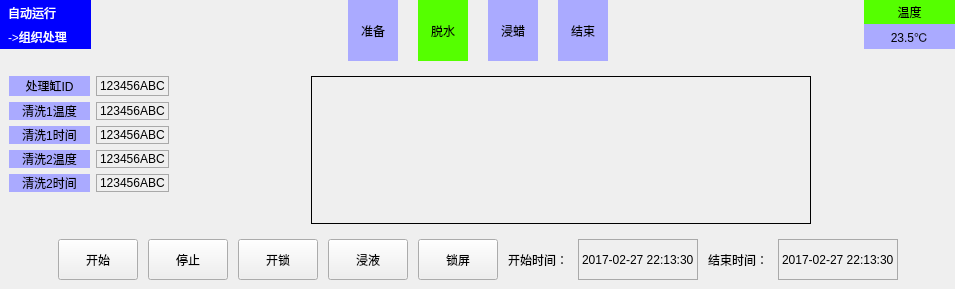
           <widget class="QWidget" name="page_TissueHandle">
            <layout class="QVBoxLayout" name="verticalLayout_4">
             <property name="leftMargin">
              <number>0</number>
             </property>
             <property name="topMargin">
              <number>0</number>
             </property>
             <property name="rightMargin">
              <number>0</number>
             </property>
             <property name="bottomMargin">
              <number>9</number>
             </property>
             <item>
              <widget class="QWidget" name="widget_2_Top" native="true">
               <property name="minimumSize">
                <size>
                 <width>0</width>
                 <height>61</height>
                </size>
               </property>
               <property name="maximumSize">
                <size>
                 <width>16777215</width>
                 <height>61</height>
                </size>
               </property>
               <layout class="QGridLayout" name="gridLayout_9">
                <property name="leftMargin">
                 <number>0</number>
                </property>
                <property name="topMargin">
                 <number>0</number>
                </property>
                <property name="rightMargin">
                 <number>0</number>
                </property>
                <property name="bottomMargin">
                 <number>0</number>
                </property>
                <property name="horizontalSpacing">
                 <number>20</number>
                </property>
                <item row="0" column="1">
                 <spacer name="horizontalSpacer_3">
                  <property name="orientation">
                   <enum>Qt::Horizontal</enum>
                  </property>
                  <property name="sizeHint" stdset="0">
                   <size>
                    <width>216</width>
                    <height>20</height>
                   </size>
                  </property>
                 </spacer>
                </item>
                <item row="0" column="2" rowspan="2">
                 <widget class="QLabel" name="label_10">
                  <property name="minimumSize">
                   <size>
                    <width>50</width>
                    <height>60</height>
                   </size>
                  </property>
                  <property name="styleSheet">
                   <string notr="true">background-color: rgb(170, 170, 255);</string>
                  </property>
                  <property name="text">
                   <string>准备</string>
                  </property>
                  <property name="alignment">
                   <set>Qt::AlignCenter</set>
                  </property>
                 </widget>
                </item>
                <item row="0" column="4" rowspan="2">
                 <widget class="QLabel" name="label_8">
                  <property name="minimumSize">
                   <size>
                    <width>50</width>
                    <height>60</height>
                   </size>
                  </property>
                  <property name="styleSheet">
                   <string notr="true">background-color: rgb(170, 170, 255);</string>
                  </property>
                  <property name="text">
                   <string>浸蜡</string>
                  </property>
                  <property name="alignment">
                   <set>Qt::AlignCenter</set>
                  </property>
                 </widget>
                </item>
                <item row="0" column="5" rowspan="2">
                 <widget class="QLabel" name="label_9">
                  <property name="minimumSize">
                   <size>
                    <width>50</width>
                    <height>60</height>
                   </size>
                  </property>
                  <property name="styleSheet">
                   <string notr="true">background-color: rgb(170, 170, 255);</string>
                  </property>
                  <property name="text">
                   <string>结束</string>
                  </property>
                  <property name="alignment">
                   <set>Qt::AlignCenter</set>
                  </property>
                 </widget>
                </item>
                <item row="0" column="6" rowspan="2">
                 <spacer name="horizontalSpacer_4">
                  <property name="orientation">
                   <enum>Qt::Horizontal</enum>
                  </property>
                  <property name="sizeHint" stdset="0">
                   <size>
                    <width>216</width>
                    <height>20</height>
                   </size>
                  </property>
                 </spacer>
                </item>
                <item row="0" column="0">
                 <widget class="QWidget" name="widget_16" native="true">
                  <property name="minimumSize">
                   <size>
                    <width>91</width>
                    <height>41</height>
                   </size>
                  </property>
                  <layout class="QVBoxLayout" name="verticalLayout_2">
                   <property name="spacing">
                    <number>0</number>
                   </property>
                   <property name="leftMargin">
                    <number>0</number>
                   </property>
                   <property name="topMargin">
                    <number>0</number>
                   </property>
                   <property name="rightMargin">
                    <number>0</number>
                   </property>
                   <property name="bottomMargin">
                    <number>0</number>
                   </property>
                   <item>
                    <widget class="QLabel" name="label">
                     <property name="styleSheet">
                      <string notr="true">color:white;
background-color:blue;
padding:1px 1px 1px 5px;</string>
                     </property>
                     <property name="text">
                      <string>自动运行</string>
                     </property>
                    </widget>
                   </item>
                   <item>
                    <widget class="QLabel" name="label_4">
                     <property name="styleSheet">
                      <string notr="true">color:white;
background-color:blue;
padding:1px 1px 1px 5px;</string>
                     </property>
                     <property name="text">
                      <string>-&gt;组织处理</string>
                     </property>
                    </widget>
                   </item>
                  </layout>
                 </widget>
                </item>
                <item row="0" column="3" rowspan="2">
                 <widget class="QWidget" name="widget_4" native="true">
                  <layout class="QGridLayout" name="gridLayout_6">
                   <property name="leftMargin">
                    <number>0</number>
                   </property>
                   <property name="topMargin">
                    <number>0</number>
                   </property>
                   <property name="rightMargin">
                    <number>0</number>
                   </property>
                   <property name="bottomMargin">
                    <number>0</number>
                   </property>
                   <property name="spacing">
                    <number>0</number>
                   </property>
                   <item row="0" column="0">
                    <widget class="QLabel" name="label_5">
                     <property name="minimumSize">
                      <size>
                       <width>50</width>
                       <height>60</height>
                      </size>
                     </property>
                     <property name="styleSheet">
                      <string notr="true">background-color: rgb(85, 255, 0);</string>
                     </property>
                     <property name="text">
                      <string>脱水</string>
                     </property>
                     <property name="alignment">
                      <set>Qt::AlignCenter</set>
                     </property>
                    </widget>
                   </item>
                  </layout>
                 </widget>
                </item>
                <item row="0" column="7">
                 <widget class="QWidget" name="widget_5" native="true">
                  <property name="minimumSize">
                   <size>
                    <width>91</width>
                    <height>49</height>
                   </size>
                  </property>
                  <layout class="QVBoxLayout" name="verticalLayout_3">
                   <property name="spacing">
                    <number>0</number>
                   </property>
                   <property name="leftMargin">
                    <number>0</number>
                   </property>
                   <property name="topMargin">
                    <number>0</number>
                   </property>
                   <property name="rightMargin">
                    <number>0</number>
                   </property>
                   <property name="bottomMargin">
                    <number>0</number>
                   </property>
                   <item>
                    <widget class="QLabel" name="label_11">
                     <property name="styleSheet">
                      <string notr="true">background-color: rgb(85, 255, 0);</string>
                     </property>
                     <property name="text">
                      <string>温度</string>
                     </property>
                     <property name="alignment">
                      <set>Qt::AlignCenter</set>
                     </property>
                    </widget>
                   </item>
                   <item>
                    <widget class="QLabel" name="label_12">
                     <property name="sizePolicy">
                      <sizepolicy hsizetype="Preferred" vsizetype="Preferred">
                       <horstretch>0</horstretch>
                       <verstretch>0</verstretch>
                      </sizepolicy>
                     </property>
                     <property name="minimumSize">
                      <size>
                       <width>0</width>
                       <height>25</height>
                      </size>
                     </property>
                     <property name="styleSheet">
                      <string notr="true">background-color: rgb(170, 170, 255);
</string>
                     </property>
                     <property name="text">
                      <string>23.5℃</string>
                     </property>
                     <property name="alignment">
                      <set>Qt::AlignCenter</set>
                     </property>
                    </widget>
                   </item>
                  </layout>
                 </widget>
                </item>
                <item row="1" column="0">
                 <spacer name="verticalSpacer">
                  <property name="orientation">
                   <enum>Qt::Vertical</enum>
                  </property>
                  <property name="sizeHint" stdset="0">
                   <size>
                    <width>20</width>
                    <height>3</height>
                   </size>
                  </property>
                 </spacer>
                </item>
                <item row="1" column="7">
                 <spacer name="verticalSpacer_2">
                  <property name="orientation">
                   <enum>Qt::Vertical</enum>
                  </property>
                  <property name="sizeHint" stdset="0">
                   <size>
                    <width>20</width>
                    <height>3</height>
                   </size>
                  </property>
                 </spacer>
                </item>
               </layout>
              </widget>
             </item>
             <item>
              <widget class="QWidget" name="widget_14" native="true">
               <layout class="QGridLayout" name="gridLayout_8">
                <item row="0" column="3" rowspan="7">
                 <widget class="QCustomPlot" name="qCustomPlot1" native="true">
                  <property name="minimumSize">
                   <size>
                    <width>500</width>
                    <height>0</height>
                   </size>
                  </property>
                  <property name="styleSheet">
                   <string notr="true">border: 1px solid black;</string>
                  </property>
                 </widget>
                </item>
                <item row="2" column="1">
                 <widget class="QLabel" name="label_20">
                  <property name="maximumSize">
                   <size>
                    <width>81</width>
                    <height>31</height>
                   </size>
                  </property>
                  <property name="styleSheet">
                   <string notr="true">border:1px solid darkgray;</string>
                  </property>
                  <property name="text">
                   <string>123456ABC</string>
                  </property>
                 </widget>
                </item>
                <item row="3" column="0">
                 <widget class="QLabel" name="label_16">
                  <property name="maximumSize">
                   <size>
                    <width>81</width>
                    <height>31</height>
                   </size>
                  </property>
                  <property name="styleSheet">
                   <string notr="true">background-color: rgb(170, 170, 255);</string>
                  </property>
                  <property name="text">
                   <string>清洗2温度</string>
                  </property>
                  <property name="alignment">
                   <set>Qt::AlignCenter</set>
                  </property>
                 </widget>
                </item>
                <item row="3" column="1">
                 <widget class="QLabel" name="label_21">
                  <property name="maximumSize">
                   <size>
                    <width>81</width>
                    <height>31</height>
                   </size>
                  </property>
                  <property name="styleSheet">
                   <string notr="true">border:1px solid darkgray;</string>
                  </property>
                  <property name="text">
                   <string>123456ABC</string>
                  </property>
                 </widget>
                </item>
                <item row="4" column="0">
                 <widget class="QLabel" name="label_17">
                  <property name="maximumSize">
                   <size>
                    <width>81</width>
                    <height>31</height>
                   </size>
                  </property>
                  <property name="styleSheet">
                   <string notr="true">background-color: rgb(170, 170, 255);</string>
                  </property>
                  <property name="text">
                   <string>清洗2时间</string>
                  </property>
                  <property name="alignment">
                   <set>Qt::AlignCenter</set>
                  </property>
                 </widget>
                </item>
                <item row="4" column="1">
                 <widget class="QLabel" name="label_22">
                  <property name="maximumSize">
                   <size>
                    <width>81</width>
                    <height>31</height>
                   </size>
                  </property>
                  <property name="styleSheet">
                   <string notr="true">border:1px solid darkgray;</string>
                  </property>
                  <property name="text">
                   <string>123456ABC</string>
                  </property>
                 </widget>
                </item>
                <item row="0" column="0">
                 <widget class="QLabel" name="label_13">
                  <property name="minimumSize">
                   <size>
                    <width>81</width>
                    <height>0</height>
                   </size>
                  </property>
                  <property name="maximumSize">
                   <size>
                    <width>81</width>
                    <height>31</height>
                   </size>
                  </property>
                  <property name="styleSheet">
                   <string notr="true">background-color: rgb(170, 170, 255);</string>
                  </property>
                  <property name="text">
                   <string>处理缸ID</string>
                  </property>
                  <property name="alignment">
                   <set>Qt::AlignCenter</set>
                  </property>
                 </widget>
                </item>
                <item row="0" column="1">
                 <widget class="QLabel" name="label_18">
                  <property name="maximumSize">
                   <size>
                    <width>81</width>
                    <height>31</height>
                   </size>
                  </property>
                  <property name="styleSheet">
                   <string notr="true">border:1px solid darkgray;</string>
                  </property>
                  <property name="text">
                   <string>123456ABC</string>
                  </property>
                 </widget>
                </item>
                <item row="1" column="0">
                 <widget class="QLabel" name="label_14">
                  <property name="maximumSize">
                   <size>
                    <width>81</width>
                    <height>31</height>
                   </size>
                  </property>
                  <property name="styleSheet">
                   <string notr="true">background-color: rgb(170, 170, 255);</string>
                  </property>
                  <property name="text">
                   <string>清洗1温度</string>
                  </property>
                  <property name="alignment">
                   <set>Qt::AlignCenter</set>
                  </property>
                 </widget>
                </item>
                <item row="1" column="1">
                 <widget class="QLabel" name="label_19">
                  <property name="maximumSize">
                   <size>
                    <width>81</width>
                    <height>31</height>
                   </size>
                  </property>
                  <property name="styleSheet">
                   <string notr="true">border:1px solid darkgray;</string>
                  </property>
                  <property name="text">
                   <string>123456ABC</string>
                  </property>
                 </widget>
                </item>
                <item row="2" column="0">
                 <widget class="QLabel" name="label_15">
                  <property name="maximumSize">
                   <size>
                    <width>81</width>
                    <height>31</height>
                   </size>
                  </property>
                  <property name="styleSheet">
                   <string notr="true">background-color: rgb(170, 170, 255);</string>
                  </property>
                  <property name="text">
                   <string>清洗1时间</string>
                  </property>
                  <property name="alignment">
                   <set>Qt::AlignCenter</set>
                  </property>
                 </widget>
                </item>
                <item row="5" column="2">
                 <spacer name="horizontalSpacer_5">
                  <property name="orientation">
                   <enum>Qt::Horizontal</enum>
                  </property>
                  <property name="sizeHint" stdset="0">
                   <size>
                    <width>40</width>
                    <height>20</height>
                   </size>
                  </property>
                 </spacer>
                </item>
                <item row="0" column="4">
                 <spacer name="horizontalSpacer_6">
                  <property name="orientation">
                   <enum>Qt::Horizontal</enum>
                  </property>
                  <property name="sizeHint" stdset="0">
                   <size>
                    <width>40</width>
                    <height>20</height>
                   </size>
                  </property>
                 </spacer>
                </item>
               </layout>
              </widget>
             </item>
             <item>
              <widget class="QWidget" name="widget_15" native="true">
               <property name="minimumSize">
                <size>
                 <width>0</width>
                 <height>41</height>
                </size>
               </property>
               <property name="maximumSize">
                <size>
                 <width>16777215</width>
                 <height>41</height>
                </size>
               </property>
               <layout class="QHBoxLayout" name="horizontalLayout_3">
                <property name="spacing">
                 <number>10</number>
                </property>
                <property name="leftMargin">
                 <number>0</number>
                </property>
                <property name="topMargin">
                 <number>0</number>
                </property>
                <property name="rightMargin">
                 <number>0</number>
                </property>
                <property name="bottomMargin">
                 <number>0</number>
                </property>
                <item>
                 <spacer name="horizontalSpacer">
                  <property name="orientation">
                   <enum>Qt::Horizontal</enum>
                  </property>
                  <property name="sizeHint" stdset="0">
                   <size>
                    <width>58</width>
                    <height>20</height>
                   </size>
                  </property>
                 </spacer>
                </item>
                <item>
                 <widget class="QPushButton" name="pushButton">
                  <property name="sizePolicy">
                   <sizepolicy hsizetype="Preferred" vsizetype="Preferred">
                    <horstretch>0</horstretch>
                    <verstretch>0</verstretch>
                   </sizepolicy>
                  </property>
                  <property name="minimumSize">
                   <size>
                    <width>75</width>
                    <height>0</height>
                   </size>
                  </property>
                  <property name="text">
                   <string>开始</string>
                  </property>
                 </widget>
                </item>
                <item>
                 <widget class="QPushButton" name="pushButton_2">
                  <property name="sizePolicy">
                   <sizepolicy hsizetype="Preferred" vsizetype="Preferred">
                    <horstretch>0</horstretch>
                    <verstretch>0</verstretch>
                   </sizepolicy>
                  </property>
                  <property name="minimumSize">
                   <size>
                    <width>75</width>
                    <height>0</height>
                   </size>
                  </property>
                  <property name="text">
                   <string>停止</string>
                  </property>
                 </widget>
                </item>
                <item>
                 <widget class="QPushButton" name="pushButton_3">
                  <property name="sizePolicy">
                   <sizepolicy hsizetype="Preferred" vsizetype="Preferred">
                    <horstretch>0</horstretch>
                    <verstretch>0</verstretch>
                   </sizepolicy>
                  </property>
                  <property name="minimumSize">
                   <size>
                    <width>75</width>
                    <height>0</height>
                   </size>
                  </property>
                  <property name="text">
                   <string>开锁</string>
                  </property>
                 </widget>
                </item>
                <item>
                 <widget class="QPushButton" name="pushButton_4">
                  <property name="sizePolicy">
                   <sizepolicy hsizetype="Preferred" vsizetype="Preferred">
                    <horstretch>0</horstretch>
                    <verstretch>0</verstretch>
                   </sizepolicy>
                  </property>
                  <property name="minimumSize">
                   <size>
                    <width>75</width>
                    <height>0</height>
                   </size>
                  </property>
                  <property name="text">
                   <string>浸液</string>
                  </property>
                 </widget>
                </item>
                <item>
                 <widget class="QPushButton" name="pushButton_5">
                  <property name="sizePolicy">
                   <sizepolicy hsizetype="Preferred" vsizetype="Preferred">
                    <horstretch>0</horstretch>
                    <verstretch>0</verstretch>
                   </sizepolicy>
                  </property>
                  <property name="minimumSize">
                   <size>
                    <width>75</width>
                    <height>0</height>
                   </size>
                  </property>
                  <property name="text">
                   <string>锁屏</string>
                  </property>
                 </widget>
                </item>
                <item>
                 <widget class="QLabel" name="label_23">
                  <property name="text">
                   <string>开始时间：</string>
                  </property>
                 </widget>
                </item>
                <item>
                 <widget class="QLabel" name="label_24">
                  <property name="styleSheet">
                   <string notr="true">border:1px solid darkgray;</string>
                  </property>
                  <property name="text">
                   <string>2017-02-27 22:13:30</string>
                  </property>
                 </widget>
                </item>
                <item>
                 <widget class="QLabel" name="label_25">
                  <property name="text">
                   <string>结束时间：</string>
                  </property>
                 </widget>
                </item>
                <item>
                 <widget class="QLabel" name="label_26">
                  <property name="styleSheet">
                   <string notr="true">border:1px solid darkgray;</string>
                  </property>
                  <property name="text">
                   <string>2017-02-27 22:13:30</string>
                  </property>
                 </widget>
                </item>
                <item>
                 <spacer name="horizontalSpacer_2">
                  <property name="orientation">
                   <enum>Qt::Horizontal</enum>
                  </property>
                  <property name="sizeHint" stdset="0">
                   <size>
                    <width>57</width>
                    <height>20</height>
                   </size>
                  </property>
                 </spacer>
                </item>
               </layout>
              </widget>
             </item>
            </layout>
           </widget>
